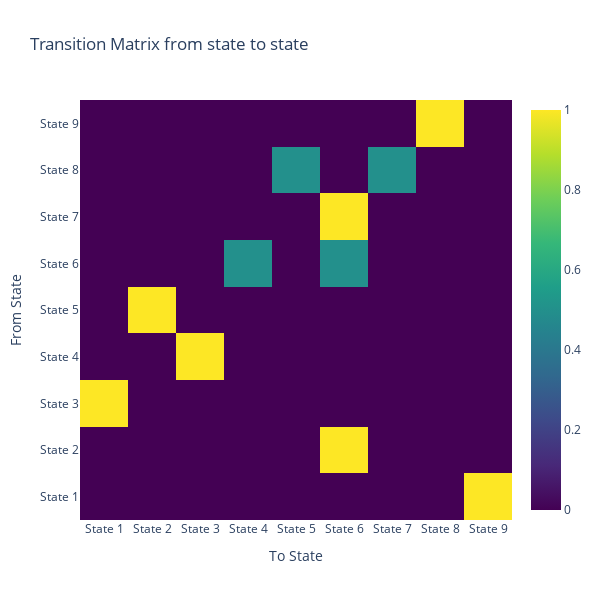

The cell this chart's notebook holds for it:
### Code cell
transition_matrix = np.array(transition_matrix)

heatmap = go.Figure(data=go.Heatmap(
    z=transition_matrix,
    colorscale='Viridis',
    x=[f'State {i+1}' for i in range(len(transition_matrix))],
    y=[f'State {i+1}' for i in range(len(transition_matrix))]
))

heatmap.update_layout(
    title='Transition Matrix from state to state',
    xaxis=dict(title='To State'),
    yaxis=dict(title='From State'),
    height=600,
    width=600,
)

# Show the plot
heatmap.show()

### Figure 1 — Plotly figure (JSON) as saved in the notebook; plotly's stock layout.template omitted (floating-point values rounded to 4 significant figures)
{"data": [{"colorscale": [[0, "#440154"], [0.1111, "#482878"], [0.2222, "#3e4989"], [0.3333, "#31688e"], [0.4444, "#26828e"], [0.5556, "#1f9e89"], [0.6667, "#35b779"], [0.7778, "#6ece58"], [0.8889, "#b5de2b"], [1, "#fde725"]], "type": "heatmap", "x": ["State 1", "State 2", "State 3", "State 4", "State 5", "State 6", "State 7", "State 8", "State 9"], "y": ["State 1", "State 2", "State 3", "State 4", "State 5", "State 6", "State 7", "State 8", "State 9"], "z": [[0, 0, 0, 0, 0, 0, 0, 0, 1], [0, 0, 0, 0, 0, 1, 0, 0, 0], [1, 0, 0, 0, 0, 0, 0, 0, 0], [0, 0, 1, 0, 0, 0, 0, 0, 0], [0, 1, 0, 0, 0, 0, 0, 0, 0], [0, 0, 0, 0.5, 0, 0.5, 0, 0, 0], [0, 0, 0, 0, 0, 1, 0, 0, 0], [0, 0, 0, 0, 0.5, 0, 0.5, 0, 0], [0, 0, 0, 0, 0, 0, 0, 1, 0]]}], "layout": {"height": 600, "title": {"text": "Transition Matrix from state to state"}, "width": 600, "xaxis": {"title": {"text": "To State"}}, "yaxis": {"title": {"text": "From State"}}}}
